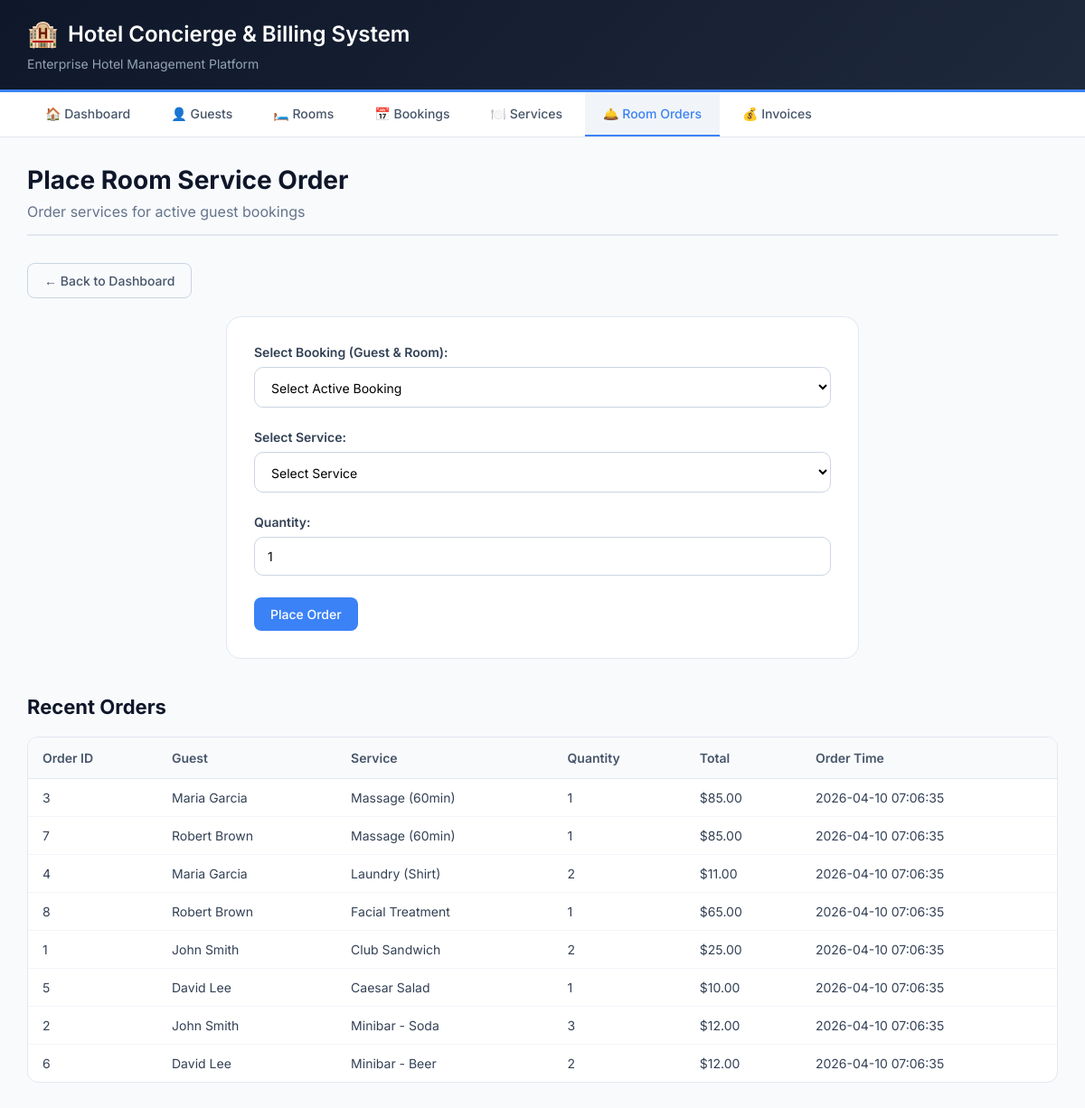
/orders/create_order.php, run on the app's committed database.
### tables this page shows
CREATE TABLE room_orders (
    order_id INT PRIMARY KEY AUTO_INCREMENT,
    booking_id INT NOT NULL,
    service_id INT NOT NULL,
    quantity INT NOT NULL CHECK (quantity > 0),
    order_datetime DATETIME DEFAULT CURRENT_TIMESTAMP,
    FOREIGN KEY (booking_id) REFERENCES bookings(booking_id) ON DELETE CASCADE,
    FOREIGN KEY (service_id) REFERENCES services(service_id) ON DELETE CASCADE
);

CREATE TABLE guests (
    guest_id INT PRIMARY KEY AUTO_INCREMENT,
    first_name VARCHAR(50) NOT NULL,
    last_name VARCHAR(50) NOT NULL,
    email VARCHAR(100) UNIQUE NOT NULL,
    phone VARCHAR(20),
    address TEXT,
    created_at TIMESTAMP DEFAULT CURRENT_TIMESTAMP
);

CREATE TABLE services (
    service_id INT PRIMARY KEY AUTO_INCREMENT,
    service_name VARCHAR(100) NOT NULL,
    category ENUM('Restaurant', 'Spa', 'MiniBar', 'Laundry', 'Other') NOT NULL,
    price DECIMAL(10,2) NOT NULL CHECK (price > 0)
);

### orders/create_order.php (the view, shortened to what this page needs)
<?php
include '../includes/db_connect.php';
$recent_orders = $conn->query("
    SELECT ro.*, g.first_name, g.last_name, s.service_name, s.price
    FROM room_orders ro
    JOIN bookings b ON ro.booking_id = b.booking_id
    JOIN guests g ON b.guest_id = g.guest_id
    JOIN services s ON ro.service_id = s.service_id
    ORDER BY ro.order_datetime DESC
    LIMIT 10
");
?>
<!DOCTYPE html>
<html lang="en">
<head>
    <link rel="stylesheet" href="../style.css">
</head>
<body>
    <div class="container">
        <div class="header">
            <h1>Hotel Concierge & Billing System</h1>
            <p>Enterprise Hotel Management Platform</p>
        </div>
        <div class="nav-menu">
            <a href="../index.php" class="nav-item">🏠 Dashboard</a>
            <a href="../guests/read_guests.php" class="nav-item">👤 Guests</a>
            <a href="../rooms/read_rooms.php" class="nav-item">🛏️ Rooms</a>
            <a href="../bookings/read_bookings.php" class="nav-item">📅 Bookings</a>
            <a href="../services/read_services.php" class="nav-item">🍽️ Services</a>
            <a href="create_order.php" class="nav-item active">🛎️ Room Orders</a>
            <a href="../invoices/view_invoice.php" class="nav-item">💰 Invoices</a>
        </div>
        <div class="main-content">
            <h1 class="page-title">Place Room Service Order</h1>
            <p class="page-subtitle">Order services for active guest bookings</p>
            <div class="button-group">
                <a href="../index.php" class="btn btn-outline">← Back to Dashboard</a>
            </div>
            <div class="form-container">
                <form method="POST" onsubmit="return validateOrderForm()">
                    <div class="form-group">
                        <label>Select Booking (Guest & Room):</label>
                        <select name="booking_id" id="booking_id" required>
                            <option value="">Select Active Booking</option>
                        </select>
                    </div>
                    <div class="form-group">
                        <label>Select Service:</label>
                        <select name="service_id" id="service_id" required>
                            <option value="">Select Service</option>
                        </select>
                    </div>
                    <div class="form-group">
                        <label>Quantity:</label>
                        <input type="number" name="quantity" id="quantity" value="1" min="1" required>
                    </div>
                    <button type="submit" class="btn btn-primary">Place Order</button>
                </form>
            </div>
            <h2 class="page-title" style="margin-top: 40px; font-size: 22px;">Recent Orders</h2>
            <div class="table-wrapper">
                <table class="data-table">
                    <thead>
                        <tr>
                            <th>Order ID</th>
                            <th>Guest</th>
                            <th>Service</th>
                            <th>Quantity</th>
                            <th>Total</th>
                            <th>Order Time</th>
                        </tr>
                    </thead>
                    <tbody>
                        <?php while($row = $recent_orders->fetch_assoc()): ?>
                        <tr>
                            <td><?php echo $row['order_id']; ?></td>
                            <td><?php echo $row['first_name'] . ' ' . $row['last_name']; ?></td>
                            <td><?php echo $row['service_name']; ?></td>
                            <td><?php echo $row['quantity']; ?></td>
                            <td>$<?php echo number_format($row['quantity'] * $row['price'], 2); ?></td>
                            <td><?php echo $row['order_datetime']; ?></td>
                        </tr>
                        <?php endwhile; ?>
                    </tbody>
                </table>
            </div>
        </div>
    </div>
</body>
</html>

### style.css (style rules this page uses)
* { margin: 0; padding: 0; box-sizing: border-box; }
body { font-family: 'Inter', 'Segoe UI', Tahoma, Geneva, Verdana, sans-serif; background: #0f172a; min-height: 100vh; padding: 0; color: #1e293b; }
.container { max-width: 1400px; margin: 0 auto; background: #f8fafc; min-height: 100vh; box-shadow: 0 0 40px rgba(0,0,0,0.1); }
.header { background: linear-gradient(135deg, #0f172a 0%, #1e293b 100%); color: white; padding: 20px 30px; border-bottom: 3px solid #3b82f6; }
.header h1 { font-size: 24px; font-weight: 600; margin: 0; display: flex; align-items: center; gap: 10px; }
.header h1::before { content: "🏨"; font-size: 28px; }
.header p { color: #94a3b8; font-size: 14px; margin-top: 8px; }
.nav-menu { background: white; padding: 0 30px; border-bottom: 1px solid #e2e8f0; display: flex; gap: 5px; flex-wrap: wrap; }
.nav-item { display: inline-block; padding: 15px 20px; color: #475569; text-decoration: none; font-weight: 500; font-size: 14px; transition: all 0.3s; border-bottom: 2px solid transparent; }
.nav-item.active { background: #f1f5f9; color: #3b82f6; border-bottom-color: #3b82f6; }
.main-content { padding: 30px; }
.page-title { font-size: 28px; font-weight: 700; color: #0f172a; margin-bottom: 8px; }
.page-subtitle { color: #64748b; margin-bottom: 30px; padding-bottom: 15px; border-bottom: 2px solid #e2e8f0; }
.btn { display: inline-flex; align-items: center; justify-content: center; gap: 8px; padding: 10px 18px; font-size: 14px; font-weight: 500; text-decoration: none; border-radius: 8px; transition: all 0.2s; cursor: pointer; border: none; font-family: inherit; }
.btn-primary { background: #3b82f6; color: white; }
.btn-outline { background: transparent; border: 1px solid #cbd5e1; color: #475569; }
.form-container { max-width: 700px; margin: 20px auto 0 auto; background: white; border-radius: 16px; padding: 30px; border: 1px solid #e2e8f0; }
.form-group { margin-bottom: 24px; }
.form-group label { display: block; margin-bottom: 8px; font-weight: 600; font-size: 14px; color: #334155; }
.form-group input, .form-group select, .form-group textarea { width: 100%; padding: 12px 14px; border: 1px solid #cbd5e1; border-radius: 10px; font-size: 14px; font-family: inherit; transition: all 0.2s; background: white; }
.table-wrapper { overflow-x: auto; border-radius: 12px; border: 1px solid #e2e8f0; background: white; margin-top: 20px; }
.data-table { width: 100%; border-collapse: collapse; font-size: 14px; }
.data-table th { text-align: left; padding: 14px 16px; background: #f8fafc; color: #475569; font-weight: 600; border-bottom: 1px solid #e2e8f0; }
.data-table td { padding: 12px 16px; border-bottom: 1px solid #f1f5f9; color: #334155; }
.data-table tr:last-child td { border-bottom: none; }
.button-group { margin-bottom: 20px; display: flex; gap: 10px; flex-wrap: wrap; }

### data on the page
room_orders: order_id "3", guests.first_name "Maria", guests.last_name "Garcia", service.service_name "Massage (60min)", quantity "1", $row['quantity']*$row['price'] "85.00", order_datetime "2026-04-10 07:06:35"
room_orders: order_id "7", guests.first_name "Robert", guests.last_name "Brown", service.service_name "Massage (60min)", quantity "1", $row['quantity']*$row['price'] "85.00", order_datetime "2026-04-10 07:06:35"
room_orders: order_id "4", guests.first_name "Maria", guests.last_name "Garcia", service.service_name "Laundry (Shirt)", quantity "2", $row['quantity']*$row['price'] "11.00", order_datetime "2026-04-10 07:06:35"
room_orders: order_id "8", guests.first_name "Robert", guests.last_name "Brown", service.service_name "Facial Treatment", quantity "1", $row['quantity']*$row['price'] "65.00", order_datetime "2026-04-10 07:06:35"
room_orders: order_id "1", guests.first_name "John", guests.last_name "Smith", service.service_name "Club Sandwich", quantity "2", $row['quantity']*$row['price'] "25.00", order_datetime "2026-04-10 07:06:35"
room_orders: order_id "5", guests.first_name "David", guests.last_name "Lee", service.service_name "Caesar Salad", quantity "1", $row['quantity']*$row['price'] "10.00", order_datetime "2026-04-10 07:06:35"
room_orders: order_id "2", guests.first_name "John", guests.last_name "Smith", service.service_name "Minibar - Soda", quantity "3", $row['quantity']*$row['price'] "12.00", order_datetime "2026-04-10 07:06:35"
room_orders: order_id "6", guests.first_name "David", guests.last_name "Lee", service.service_name "Minibar - Beer", quantity "2", $row['quantity']*$row['price'] "12.00", order_datetime "2026-04-10 07:06:35"
